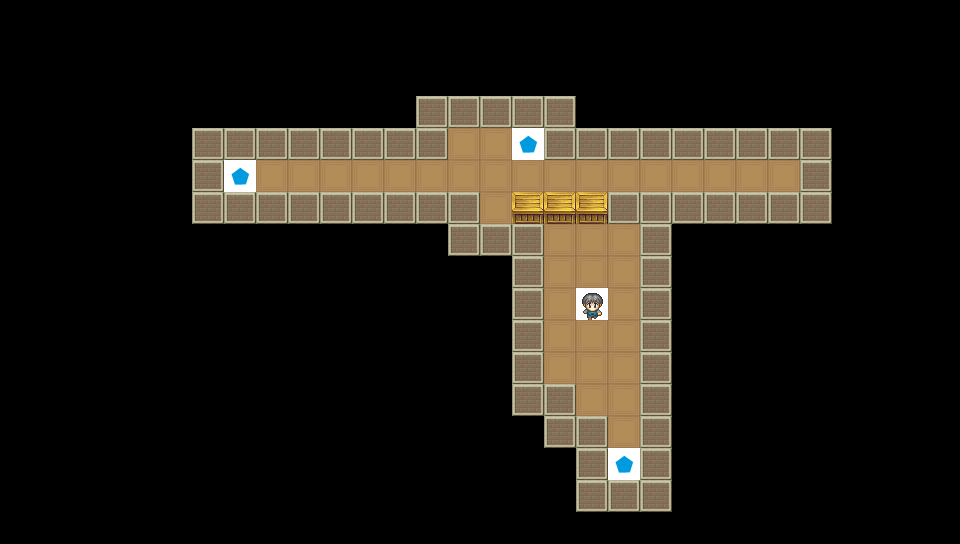

Tiled map render using the project's own tile images. Description and the whole map definition, tile-layer contents included, below:
An orthogonal 30x17 tile map with 32x32 px tiles, 2 tile layers (GroundChip, GimmickChip).

<map version="1.5" tiledversion="1.7.0" orientation="orthogonal" renderorder="right-down" width="30" height="17" tilewidth="32" tileheight="32" infinite="0" nextlayerid="3" nextobjectid="1">
 <editorsettings>
  <export target="../Stage6.csv" format="csv" />
 </editorsettings>
 <tileset firstgid="1" source="Chips.tsx" />
 <layer id="1" name="GroundChip" width="30" height="17">
  <data encoding="csv">
0,0,0,0,0,0,0,0,0,0,0,0,0,0,0,0,0,0,0,0,0,0,0,0,0,0,0,0,0,0,
0,0,0,0,0,0,0,0,0,0,0,0,0,0,0,0,0,0,0,0,0,0,0,0,0,0,0,0,0,0,
0,0,0,0,0,0,0,0,0,0,0,0,0,0,0,0,0,0,0,0,0,0,0,0,0,0,0,0,0,0,
0,0,0,0,0,0,0,0,0,0,0,0,0,3,3,3,3,3,0,0,0,0,0,0,0,0,0,0,0,0,
0,0,0,0,0,0,3,3,3,3,3,3,3,3,2,2,6,3,3,3,3,3,3,3,3,3,0,0,0,0,
0,0,0,0,0,0,3,6,2,2,2,2,2,2,2,2,2,2,2,2,2,2,2,2,2,3,0,0,0,0,
0,0,0,0,0,0,3,3,3,3,3,3,3,3,3,2,5,5,5,3,3,3,3,3,3,3,0,0,0,0,
0,0,0,0,0,0,0,0,0,0,0,0,0,0,3,3,3,2,2,2,3,0,0,0,0,0,0,0,0,0,
0,0,0,0,0,0,0,0,0,0,0,0,0,0,0,0,3,2,2,2,3,0,0,0,0,0,0,0,0,0,
0,0,0,0,0,0,0,0,0,0,0,0,0,0,0,0,3,2,7,2,3,0,0,0,0,0,0,0,0,0,
0,0,0,0,0,0,0,0,0,0,0,0,0,0,0,0,3,2,2,2,3,0,0,0,0,0,0,0,0,0,
0,0,0,0,0,0,0,0,0,0,0,0,0,0,0,0,3,2,2,2,3,0,0,0,0,0,0,0,0,0,
0,0,0,0,0,0,0,0,0,0,0,0,0,0,0,0,3,3,2,2,3,0,0,0,0,0,0,0,0,0,
0,0,0,0,0,0,0,0,0,0,0,0,0,0,0,0,0,3,3,2,3,0,0,0,0,0,0,0,0,0,
0,0,0,0,0,0,0,0,0,0,0,0,0,0,0,0,0,0,3,6,3,0,0,0,0,0,0,0,0,0,
0,0,0,0,0,0,0,0,0,0,0,0,0,0,0,0,0,0,3,3,3,0,0,0,0,0,0,0,0,0,
0,0,0,0,0,0,0,0,0,0,0,0,0,0,0,0,0,0,0,0,0,0,0,0,0,0,0,0,0,0
</data>
 </layer>
 <layer id="2" name="GimmickChip" width="30" height="17">
  <data encoding="csv">
0,0,0,0,0,0,0,0,0,0,0,0,0,0,0,0,0,0,0,0,0,0,0,0,0,0,0,0,0,0,
0,0,0,0,0,0,0,0,0,0,0,0,0,0,0,0,0,0,0,0,0,0,0,0,0,0,0,0,0,0,
0,0,0,0,0,0,0,0,0,0,0,0,0,0,0,0,0,0,0,0,0,0,0,0,0,0,0,0,0,0,
0,0,0,0,0,0,0,0,0,0,0,0,0,0,0,0,0,0,0,0,0,0,0,0,0,0,0,0,0,0,
0,0,0,0,0,0,0,0,0,0,0,0,0,0,0,0,0,0,0,0,0,0,0,0,0,0,0,0,0,0,
0,0,0,0,0,0,0,0,0,0,0,0,0,0,0,0,0,0,0,0,0,0,0,0,0,0,0,0,0,0,
0,0,0,0,0,0,0,0,0,0,0,0,0,0,0,0,0,0,0,0,0,0,0,0,0,0,0,0,0,0,
0,0,0,0,0,0,0,0,0,0,0,0,0,0,0,0,0,0,0,0,0,0,0,0,0,0,0,0,0,0,
0,0,0,0,0,0,0,0,0,0,0,0,0,0,0,0,0,0,0,0,0,0,0,0,0,0,0,0,0,0,
0,0,0,0,0,0,0,0,0,0,0,0,0,0,0,0,0,0,0,0,0,0,0,0,0,0,0,0,0,0,
0,0,0,0,0,0,0,0,0,0,0,0,0,0,0,0,0,0,0,0,0,0,0,0,0,0,0,0,0,0,
0,0,0,0,0,0,0,0,0,0,0,0,0,0,0,0,0,0,0,0,0,0,0,0,0,0,0,0,0,0,
0,0,0,0,0,0,0,0,0,0,0,0,0,0,0,0,0,0,0,0,0,0,0,0,0,0,0,0,0,0,
0,0,0,0,0,0,0,0,0,0,0,0,0,0,0,0,0,0,0,0,0,0,0,0,0,0,0,0,0,0,
0,0,0,0,0,0,0,0,0,0,0,0,0,0,0,0,0,0,0,0,0,0,0,0,0,0,0,0,0,0,
0,0,0,0,0,0,0,0,0,0,0,0,0,0,0,0,0,0,0,0,0,0,0,0,0,0,0,0,0,0,
0,0,0,0,0,0,0,0,0,0,0,0,0,0,0,0,0,0,0,0,0,0,0,0,0,0,0,0,0,0
</data>
 </layer>
</map>
